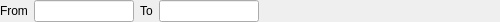
<?xml version="1.0" encoding="UTF-8"?>
<ui version="4.0">
 <class>FSalaryByEmployes</class>
 <widget class="QWidget" name="FSalaryByEmployes">
  <property name="geometry">
   <rect>
    <x>0</x>
    <y>0</y>
    <width>500</width>
    <height>22</height>
   </rect>
  </property>
  <property name="windowTitle">
   <string>Form</string>
  </property>
  <layout class="QVBoxLayout" name="verticalLayout">
   <property name="sizeConstraint">
    <enum>QLayout::SetMinimumSize</enum>
   </property>
   <property name="leftMargin">
    <number>0</number>
   </property>
   <property name="topMargin">
    <number>0</number>
   </property>
   <property name="rightMargin">
    <number>0</number>
   </property>
   <property name="bottomMargin">
    <number>0</number>
   </property>
   <item>
    <layout class="QHBoxLayout" name="horizontalLayout">
     <property name="sizeConstraint">
      <enum>QLayout::SetMinimumSize</enum>
     </property>
     <item>
      <widget class="QLabel" name="label">
       <property name="text">
        <string>From</string>
       </property>
      </widget>
     </item>
     <item>
      <widget class="EDateEdit" name="deFrom">
       <property name="minimumSize">
        <size>
         <width>100</width>
         <height>0</height>
        </size>
       </property>
      </widget>
     </item>
     <item>
      <widget class="QLabel" name="label_2">
       <property name="text">
        <string>To</string>
       </property>
      </widget>
     </item>
     <item>
      <widget class="EDateEdit" name="deTo">
       <property name="minimumSize">
        <size>
         <width>100</width>
         <height>0</height>
        </size>
       </property>
      </widget>
     </item>
     <item>
      <spacer name="horizontalSpacer">
       <property name="orientation">
        <enum>Qt::Horizontal</enum>
       </property>
       <property name="sizeHint" stdset="0">
        <size>
         <width>947</width>
         <height>20</height>
        </size>
       </property>
      </spacer>
     </item>
    </layout>
   </item>
  </layout>
 </widget>
 <customwidgets>
  <customwidget>
   <class>EDateEdit</class>
   <extends>QLineEdit</extends>
   <header location="global">edateedit.h</header>
  </customwidget>
 </customwidgets>
 <resources/>
 <connections/>
</ui>
